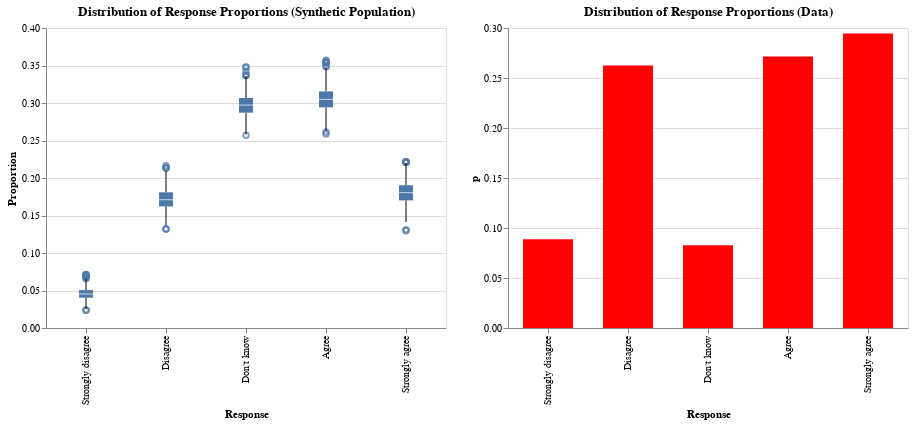

Source (notebook cell):
### Code cell
plot = alt.Chart(agg.sample(5000)).mark_boxplot().encode(
    x=alt.X('response').sort(cats).title('Response'),
    y=alt.Y('p').title('Proportion')
).properties(
    title='Distribution of Response Proportions (Synthetic Population)',
    width=400,
    height=300
)

ticks = alt.Chart(data[dependent_col].value_counts(normalize=True).reset_index(name='p')).mark_bar(color='red', size=50).encode(
    x=alt.X(dependent_col).sort(cats).title('Response'),
    y='p'
).properties(
    title=f'Distribution of Response Proportions (Data)',
    width=400,
    height=300
)

plot | ticks

### Figure 1 — Vega-Lite specification as saved in the notebook (floating-point values rounded to 4 significant figures; data arrays with more than 128 entries replaced by an {"elided": "..."} marker saying what was removed)
{"config": {"view": {"continuousWidth": 300, "continuousHeight": 300}}, "hconcat": [{"data": {"name": "data-220f82f9e672dc94ea4b50d94a5c206d"}, "mark": {"type": "boxplot"}, "encoding": {"x": {"field": "response", "sort": ["Strongly disagree", "Disagree", "Don't know", "Agree", "Strongly agree"], "title": "Response", "type": "ordinal"}, "y": {"field": "p", "title": "Proportion", "type": "quantitative"}}, "height": 300, "title": "Distribution of Response Proportions (Synthetic Population)", "width": 400}, {"data": {"name": "data-86e0761aff55ba249de3e9a61c92980d"}, "mark": {"type": "bar", "color": "red", "size": 50}, "encoding": {"x": {"field": "ukraina", "sort": ["Strongly disagree", "Disagree", "Don't know", "Agree", "Strongly agree"], "title": "Response", "type": "ordinal"}, "y": {"field": "p", "type": "quantitative"}}, "height": 300, "title": "Distribution of Response Proportions (Data)", "width": 400}], "$schema": "https://vega.github.io/schema/vega-lite/v5.20.1.json", "datasets": {"data-220f82f9e672dc94ea4b50d94a5c206d": {"elided": "5000 records"}, "data-86e0761aff55ba249de3e9a61c92980d": [{"ukraina": "Strongly agree", "p": 0.2944}, {"ukraina": "Agree", "p": 0.2715}, {"ukraina": "Disagree", "p": 0.2625}, {"ukraina": "Strongly disagree", "p": 0.08882}, {"ukraina": "Don't know", "p": 0.08283}]}}
